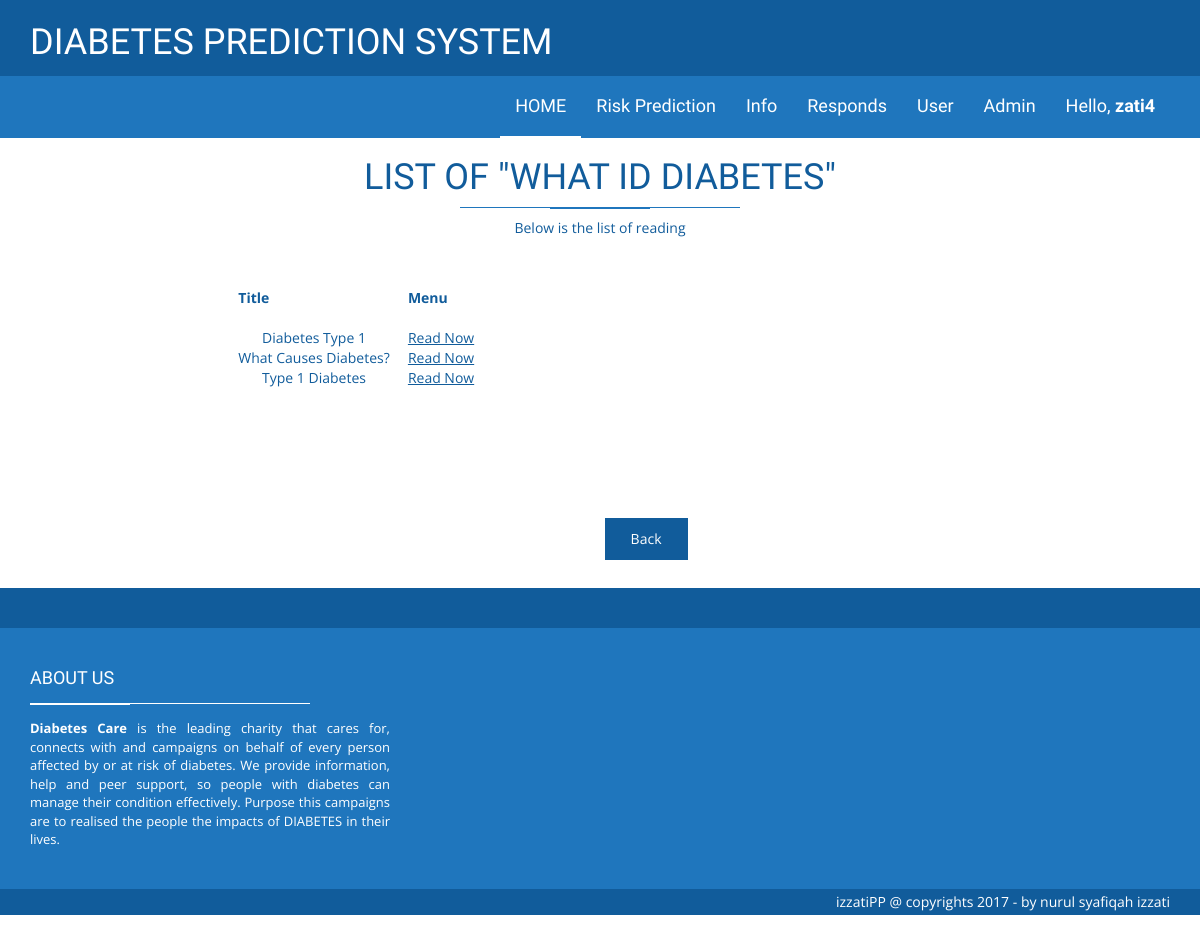
The app's page /HTML/what.php (signed in) with its own data.
### tables this page shows
CREATE TABLE IF NOT EXISTS `info` (
  `infoID` int(5) NOT NULL,
  `title` varchar(900) NOT NULL,
  `infoDetail` longtext NOT NULL,
  `pic` mediumblob NOT NULL,
  `adminID` varchar(5) NOT NULL,
  `date` date NOT NULL,
  `section` varchar(100) NOT NULL
);

### HTML/what.php (the view, shortened to what this page needs)
<!DOCTYPE html>
<html class="no-js">
    <head>
        <link rel="stylesheet" href="assets/css/bootstrap.min.css">
        <link rel="stylesheet" href="assets/css/font-awesome.min.css">
        <link rel="stylesheet" href="assets/css/style.css">
    </head>
    <body>
	<?php
$a = $_SESSION['adminID'];
?>
 <header class="main-header">
        <nav class="navbar navbar-static-top">
            <div class="navbar-top">
              <div class="container">
                  <div class="row">
                    <div class="col-sm-6 col-xs-12">
                        <ul class="list-unstyled list-inline header-contact">
                            <li> <h1>DIABETES PREDICTION SYSTEM</li>
                       </ul>
                    </div>
                  </div>
              </div>
            </div>
            <div class="navbar-main">
              <div class="container">
                <div id="navbar" class="navbar-collapse collapse pull-right">
                  <ul class="nav navbar-nav">
                       <li><a class="is-active" href="adminIndex.php">HOME </a></li>
                    <li class="has-child"><a href="#">Risk Prediction</a>
					</li>
					<li class="has-child"><a href="#">Info</a>
					</li>
						<li class="has-child"><a href="#">Responds</a>
					</li>
						<li class="has-child"><a href="#">User</a>
					</li>	<li class="has-child"><a href="#">Admin</a>
					</li>
					<li class="has-child"><a href="#">Hello, <b><?php echo $a; ?></b></a>
                  </ul>
                </div>
              </div>
            </div>
        </nav>
    </header>
		<h1 class="page-title"><center>LIST OF "WHAT ID DIABETES"</center> <span class="title-under"></span></h1>
			<p class="page-description">
				<center>Below is the list of reading</center>
			</p>
	<div class="main-container fadeIn animated">
		<div class="container">
			<div class="row">
				<div class="col-md-7 col-sm-12 col-form">
						<div class="row">
<br><br>
  <?php
			$con=mysqli_connect("localhost","root","","diabetes");
			$result = mysqli_query($con,"SELECT * FROM info where section='what'");
			if($row = mysqli_fetch_array($result))
			  {
 echo "<table align=center border=0  cellpadding=40 cellspacing=40  \n";
			  echo "<tr><th>Title <br><br></th><th>Menu<br><br></th></tr>\n";
			  do{
				printf("<tr><td align=center>%s &nbsp;&nbsp;&nbsp;&nbsp;</td><td align=center>%s</td></tr>\n",
					   $row['title'],"<a href='what2.php?title=".$row['infoID']."'><u>Read Now</u></a>");
			  }while($row=mysqli_fetch_array($result));
			  echo "</table>\n";
			  }
			else
			  echo "<center><b>Sorry, no records found!</b></center>";
			?>
	<br><br><br>
	<br><br><br>
	<input type="button"class="btn btn-primary pull-right" name="cancel" value="Back"
onclick="window.location='viewInfo.php'" />
			<br><br><br><br>
                        </div>
						</div></div></div>
  <footer class="main-footer">
        <div class="footer-top">
        </div>
        <div class="footer-main">
            <div class="container">
                <div class="row">
                    <div class="col-md-4">
                        <div class="footer-col">
                            <h4 class="footer-title">About us <span class="title-under"></span></h4>
                            <div class="footer-content">
                                <p>
                                    <strong>Diabetes Care</strong>
is the leading charity that cares for, connects with and campaigns on behalf of every person affected by or at risk of diabetes. We provide information, help and peer support, so people with diabetes can manage their condition effectively.
Purpose this campaigns are to realised the people the impacts of DIABETES in their lives.
                                </p>
                            </div>
                        </div>
                    </div>
                    <div class="col-md-4">
                    </div>
                    <div class="clearfix"></div>
                </div>
            </div>
        </div>
        <div class="footer-bottom">
            <div class="container text-right">
                    izzatiPP @ copyrights 2017 - by nurul syafiqah izzati
            </div>
        </div>
    </footer>
    </body>
</html>

### HTML/assets/css/style.css (style rules this page uses)
body { font-family: "Open sans", sans-serif; color: #115c9b; }
h1, h2, h3, h4 { font-family: "Dosis", sans-serif; }
a { color: inherit; }
.navbar-static-top { margin: 0; border: 0; color: #fff; }
.navbar-top { background: #115c9b; font-size: 12px; padding: 3px 0; }
.navbar-top .list-inline { margin-bottom: 0; }
.navbar-top .header-contact li { margin-right: 15px; }
.navbar-main { margin-bottom: 0; color: #fff; background: #1f76bd; }
.navbar-main a:hover, .navbar-main a:active, .navbar-main a:focus, .navbar-main a.is-active { background: none !important; color: inherit; border-bottom: 2px solid #fff; }
.navbar-main li a { font-family: "Dosis", sans-serif; font-size: 18px; padding: 20px 15px; border-bottom: 2px solid transparent; }
.footer-top { background: #115c9b; height: 40px; }
.main-footer { background: #1f76bd; color: #fff; }
.main-footer .footer-main { padding: 30px 0; }
.main-footer .footer-title { text-transform: uppercase; margin-bottom: 10px; }
.main-footer .footer-title .title-under { background: #fff; margin: 15px 0; text-align: left; }
.main-footer .footer-title .title-under:after { margin: 0; background: #fff; }
.main-footer .footer-content { text-align: justify; font-size: 13px; }
.footer-bottom { background: #115c9b; padding: 3px; }
.page-description { font-size: 18px; }
.main-container { margin-bottom: 50px; }
.btn-primary { background: #115c9b; border: none; border-radius: 0; padding: 10px 25px; border: 1px solid transparent; -moz-transition: all, 0.3s; -o-transition: all, 0.3s; -webkit-transition: all, 0.3s; transition: all, 0.3s; margin:10px; }
.title-under { display: block; margin: 5px auto; background: #1f76bd; height: 1px; width: 280px; }
.title-under:after { content: ''; display: block; width: 100px; background: inherit; height: 2px; margin: 0 auto; margin-top: 10px; }
.animated { visibility: visible; -webkit-animation-duration: 1s; animation-duration: 1s; -webkit-animation-fill-mode: both; animation-fill-mode: both; }
.animated.fadeIn { -webkit-animation-duration: 1.5s; animation-duration: 1.5s; }
.fadeIn { -webkit-animation-name: fadeIn; animation-name: fadeIn; }

### records on screen
info: title "Diabetes Type 1", infoID "Read Now"
info: title "What Causes Diabetes?", infoID "Read Now"
info: title "Type 1 Diabetes", infoID "Read Now"

### other values on screen
$a "zati4"
